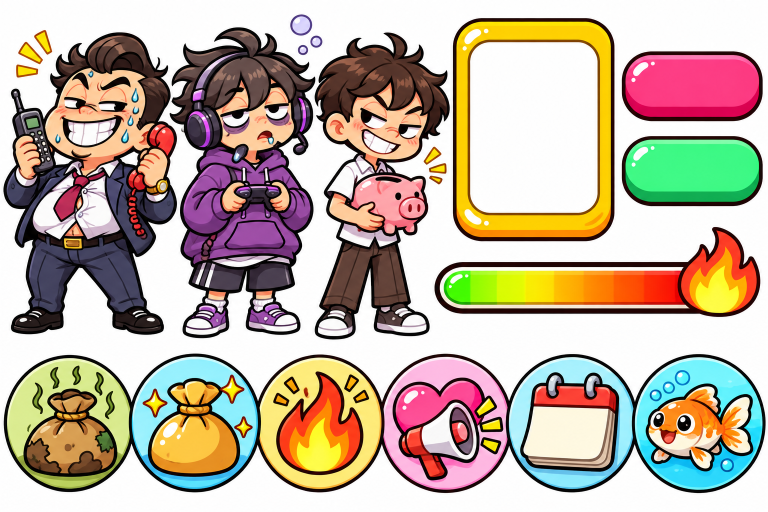
#> input picture art/style-board.png, 1536 x 1024 px (shown at 1/2 size)
$ python -i process.py   (imports and definitions only)
#> lines starting #> are read from the running program, lines starting #| are printed output that depends on the picture
# แปลงภาพดิบจาก GPT (art/gen/*.png) เป็นไฟล์ที่เกมใช้ใน client/src/assets/img
#  - ฉาก: ย่อเป็น 720x1080 WebP
#  - แผ่นไอคอน/ตัวละคร: ตัดตามช่อง ลบพื้นขาวให้โปร่งใส แล้ว crop ให้พอดี
# ใช้: python art/process.py
import pathlib

import numpy as np
from PIL import Image, ImageDraw

ROOT = pathlib.Path(__file__).resolve().parent
GEN = ROOT / "gen"
OUT = ROOT.parent / "client" / "src" / "assets" / "img"
# [1 line not run here, left out]

# ชื่อไฟล์ใช้ "--" แทน ":" (Windows ห้ามใช้ :) เช่น icon--dirty.webp → id "icon:dirty"
SHEETS = {
    "sheet-icons-a": (4, 4, [
        "icon--dirty", "icon--clean", "icon--heat", "icon--fame",
        "icon--day", "icon--henchman", "icon--lock", "icon--rest",
        "icon--police", "icon--goldfish", "method--fake_shop", "method--romance",
        "method--call_center", "danger", "shop--sim_pack", "shop--ads",
    ]),
    "sheet-icons-b": (4, 4, [
        "card--goldfish", "card--grandma_pillow", "card--cat_painting", "card--empty_mookata",
        "card--temple_change", "shop--new_phone", "shop--lucky_lawyer", "shop--rename_page",
        "event--lucky", "event--unlucky", "event--silly", "event--karma",
        "misc--handcuffs", "misc--island", "misc--condo", "misc--skewer",
    ]),
    "sheet-characters": (3, 1, ["char--ex_insurance", "char--gamer_kid", "char--temple_kid"]),
    "sheet-characters-2": (4, 2, [
        "char--live_seller", "char--phone_tech", "char--fortune_teller", "char--rich_coach",
        "char--fallen_star", "char--ex_banker", "char--share_auntie", "char--orange_cat",
    ]),
    "sheet-icons-c": (4, 4, [
        "method--foundation", "method--merit", "method--gambling", "method--ponzi",
        "card--specialty_cafe", "card--golden_durian", "card--ghost_concert", "card--accounting_firm",
        "card--variegated_plant", "shop--celebrity_promo", "icon--news", "icon--festival",
        "icon--cooldown", "icon--viral", "icon--ponzi_crash", "icon--exposed",
    ]),
    "sheet-icons-d": (4, 4, [
        "disguise--somtam", "disguise--rider", "disguise--tourist", "disguise--mascot",
        "disguise--none", "route--province", "route--border", "route--island",
        "route--market", "icon--bribe", "icon--undercover", "icon--sting",
        "icon--baitback", "icon--fakenews", "icon--wardrobe", "icon--reform",
    ]),
    "sheet-skins": (3, 2, [
        "skin--ex_insurance_gold", "skin--gamer_kid_pro", "skin--temple_kid_fair",
        "skin--live_seller_idol", "skin--phone_tech_hacker", "skin--orange_cat_boss",
    ]),
    "sheet-newsphotos": (4, 2, [
        "newsphoto--fake_shop", "newsphoto--romance", "newsphoto--call_center", "newsphoto--foundation",
        "newsphoto--merit", "newsphoto--gambling", "newsphoto--ponzi", "newsphoto--escape",
    ]),
    "sheet-victims": (3, 2, [
        "victim--v_somsri", "victim--v_tong", "victim--v_boonma",
        "victim--v_praewa", "victim--v_kong", "victim--v_mali",
    ]),
}
SPRITE_MAX = {"sheet-characters": 360, "sheet-characters-2": 360, "sheet-victims": 256, "sheet-skins": 360, "sheet-newsphotos": 320}


# [98 lines left out: functions remove_white_bg, trim, fit, keep_main_blob, process_icon_sheet, process_sheet, not called in this run]


def process_scene(path: pathlib.Path) -> None:
#> called with path = 'style-board.png'
    img = Image.open(path).convert("RGB")
#> img is the input picture: PIL image 1536x1024 RGB; mean R, G, B 190.6, 176.4, 160.4
    # บังคับสัดส่วน 2:3 แนวตั้ง (crop ตรงกลางถ้าภาพไม่ตรง)
    target = 2 / 3
    if img.width / img.height > target:
        w = round(img.height * target)
#> w = 683
        x = (img.width - w) // 2
#> x = 426
        img = img.crop((x, 0, x + w, img.height))
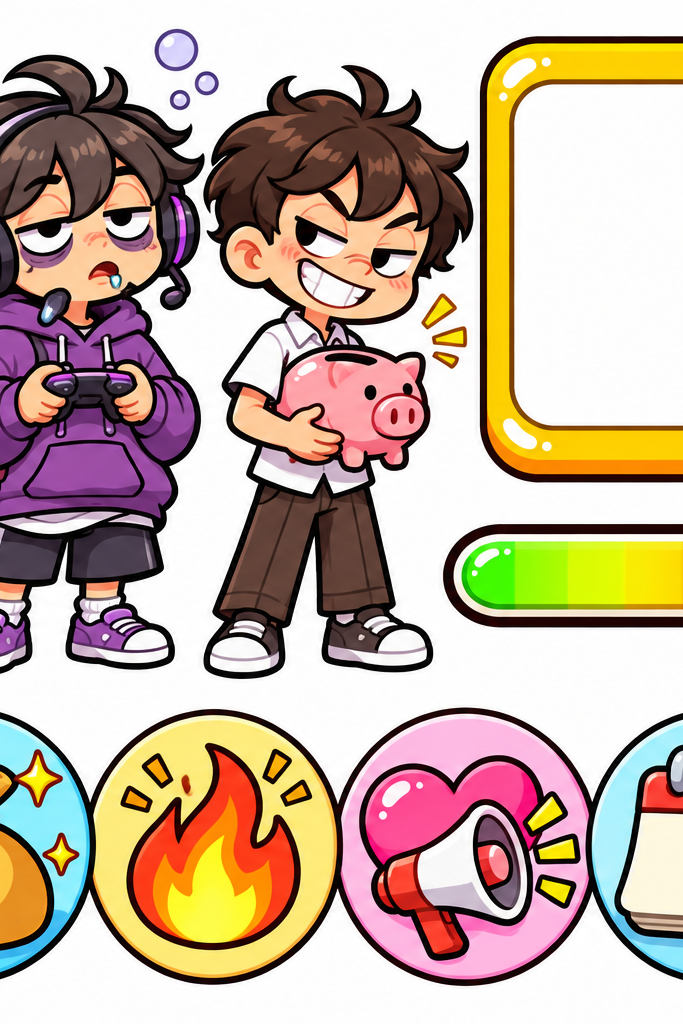
#> img: PIL image 683x1024 RGB; mean R, G, B 194.7, 174.3, 158.2
    img = img.resize((720, 1080), Image.LANCZOS)
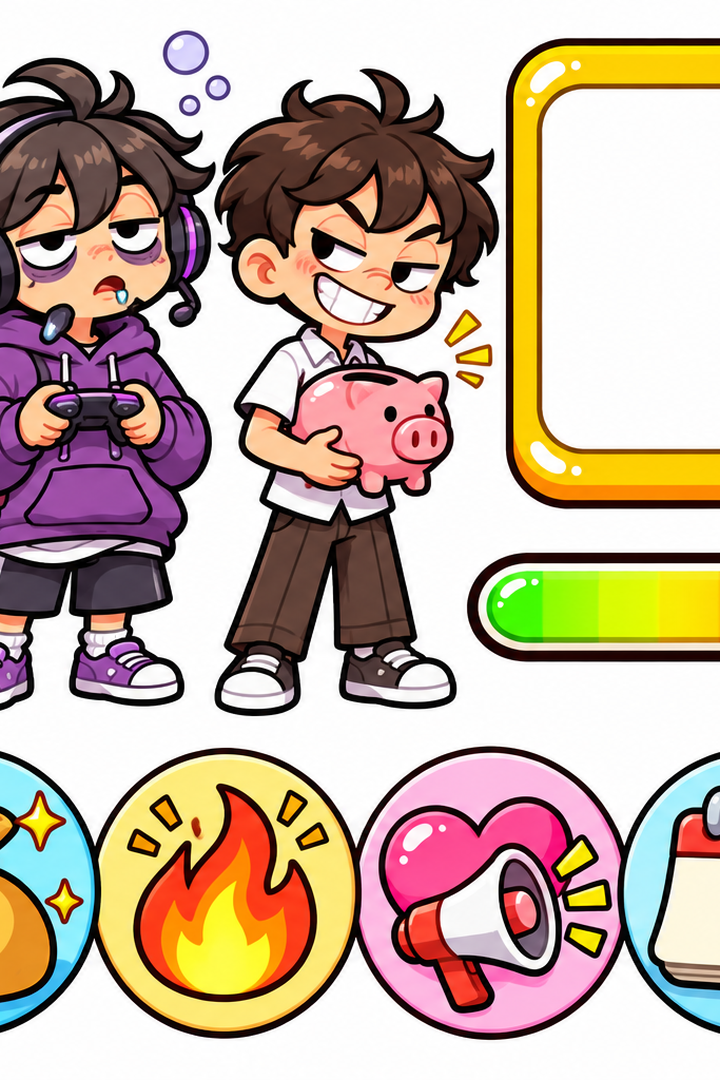
#> img: PIL image 720x1080 RGB; mean R, G, B 194.7, 174.4, 158.3
#> (the run stopped early here; a loop or call above may not have finished)
